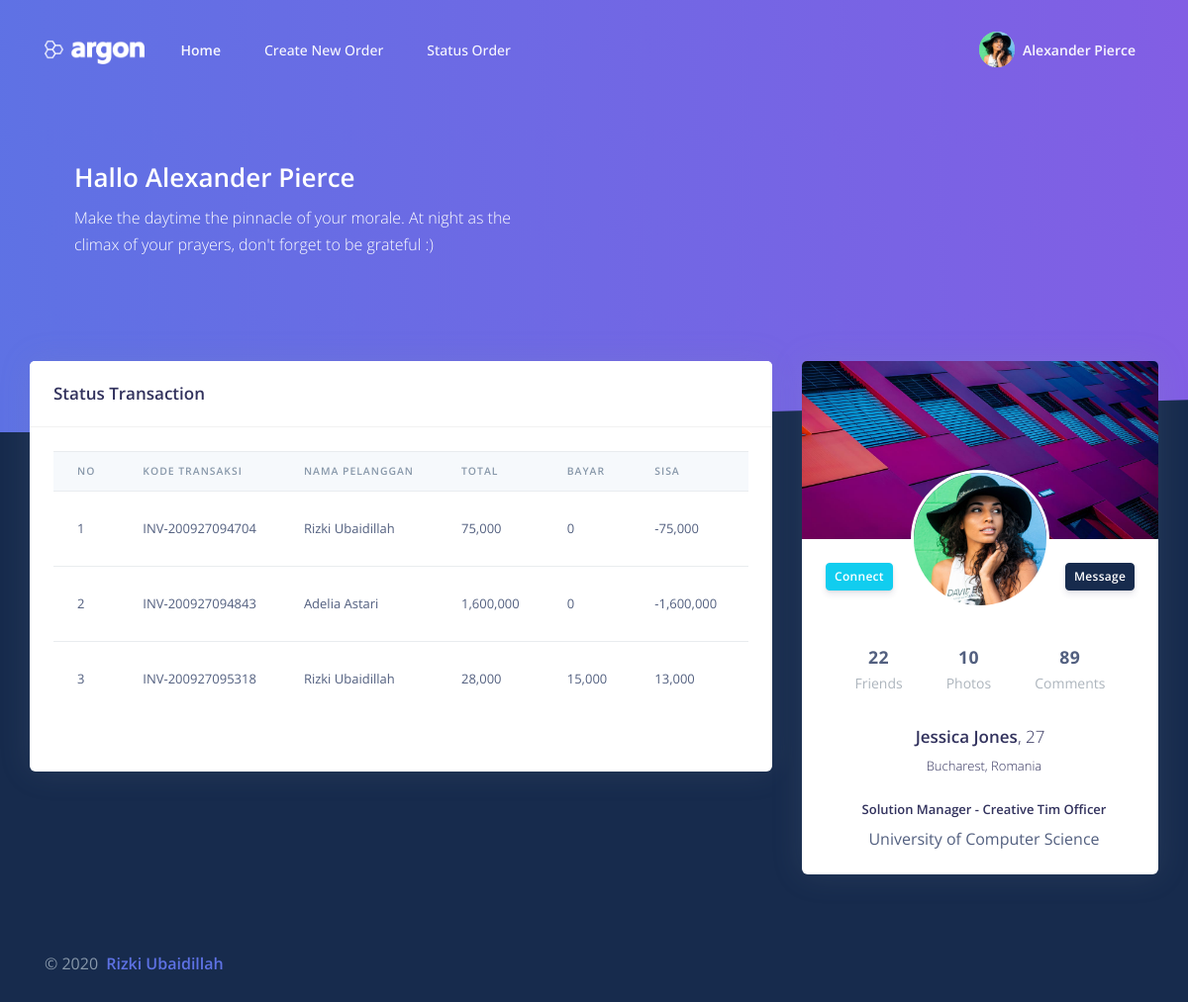
The app's page /index.php (signed in) with its own data.
### tables this page shows
CREATE TABLE `transaksi_bayar` (
  `id` int(11) NOT NULL AUTO_INCREMENT,
  `inv` varchar(100) DEFAULT NULL,
  `total` float DEFAULT NULL,
  `bayar` float DEFAULT NULL,
  `kembalian` float DEFAULT NULL,
  `status_bayar` varchar(100) DEFAULT NULL,
  `tanggal_bayar` date DEFAULT NULL,
  PRIMARY KEY (`id`)
);

CREATE TABLE `transaksi` (
  `id_transaksi` int(11) NOT NULL AUTO_INCREMENT,
  `inv` varchar(50) DEFAULT NULL,
  `tanggal` date DEFAULT NULL,
  `id_pelanggan` int(11) DEFAULT NULL,
  `id_media` int(11) DEFAULT NULL,
  `harga` float DEFAULT NULL,
  `qty` float DEFAULT NULL,
  `subtotal` float DEFAULT NULL,
  `keterangan` text,
  `status_transaksi` varchar(100) DEFAULT NULL,
  PRIMARY KEY (`id_transaksi`)
);

CREATE TABLE `pelanggan` (
  `id_pelanggan` int(11) NOT NULL AUTO_INCREMENT,
  `telpon_pelanggan` varchar(13) NOT NULL,
  `nama_pelanggan` varchar(25) NOT NULL,
  `email_pelanggan` varchar(30) NOT NULL,
  PRIMARY KEY (`id_pelanggan`)
);

### index.php (the view, shortened to what this page needs)
<!DOCTYPE html>
<html>
<head>
  <link rel="stylesheet" href="assets/vendor/nucleo/css/nucleo.css" type="text/css">
  <link rel="stylesheet" href="assets/vendor/@fortawesome/fontawesome-free/css/all.min.css" type="text/css">
  <link rel="stylesheet" href="assets/css/main.css" type="text/css">
  <link rel="stylesheet" href="assets/css/style.css" type="text/css">
</head>
<body class="bg-default">
  <nav id="navbar-main" class="navbar navbar-horizontal navbar-transparent navbar-main navbar-expand-lg navbar-light">
    <div class="container">
      <a class="navbar-brand" href="dashboard.html">
        <img src="assets/img/brand/white.png">
      </a>
      <div class="navbar-collapse navbar-custom-collapse collapse" id="navbar-collapse">
        <ul class="navbar-nav mr-auto">
          <li class="nav-item">
            <a href="index.php" class="nav-link">
              <span class="nav-link-inner--text font-weight-bold">Home</span>
            </a>
          </li>
          <li class="nav-item">
            <a href="new_order.php" class="nav-link">
              <span class="nav-link-inner--text">Create New Order</span>
            </a>
          </li>
          <li class="nav-item">
            <a href="register.html" class="nav-link">
              <span class="nav-link-inner--text">Status Order</span>
            </a>
          </li>
        </ul>
        <?php include "nav_header.php" ?>
      </div>
    </div>
  </nav>
  <div class="main-content">
    <div class="header bg-gradient-primary py-7 py-lg-8 pt-lg-9">
          <div class="container">
              <div class="container-fluid d-flex align-items-center">
                <div class="row">
                  <div class="col-lg-7 col-md-10">
                    <h1 class="text-white">Hallo <?=$_SESSION['fullnama']?></h1>
                    <p class="text-white mt-0 mb-5">Make the daytime the pinnacle of your morale. At night as the climax of your prayers, don't forget to be grateful :)</p>
                  </div>
                </div>
              </div>
          </div>
          <div class="separator separator-bottom separator-skew zindex-400">
          </div>
    </div>
        <div class="container-fluid mt--6">
          <div class="row">
            <div class="col-xl-4 order-xl-2">
              <div class="card card-profile">
                <img src="assets/img/theme/img-1-1000x600.jpg" alt="Image placeholder" class="card-img-top">
                <div class="row justify-content-center">
                  <div class="col-lg-3 order-lg-2">
                    <div class="card-profile-image">
                      <a href="#">
                        <img src="assets/img/theme/team-4.jpg" class="rounded-circle">
                      </a>
                    </div>
                  </div>
                </div>
                <div class="card-header text-center border-0 pt-8 pt-md-4 pb-0 pb-md-4">
                  <div class="d-flex justify-content-between">
                    <a href="#" class="btn btn-sm btn-info  mr-4 ">Connect</a>
                    <a href="#" class="btn btn-sm btn-default float-right">Message</a>
                  </div>
                </div>
                <div class="card-body pt-0">
                  <div class="row">
                    <div class="col">
                      <div class="card-profile-stats d-flex justify-content-center">
                        <div>
                          <span class="heading">22</span>
                          <span class="description">Friends</span>
                        </div>
                        <div>
                          <span class="heading">10</span>
                          <span class="description">Photos</span>
                        </div>
                        <div>
                          <span class="heading">89</span>
                          <span class="description">Comments</span>
                        </div>
                      </div>
                    </div>
                  </div>
                  <div class="text-center">
                    <h5 class="h3">
                      Jessica Jones<span class="font-weight-light">, 27</span>
                    </h5>
                    <div class="h5 font-weight-300">
                      <i class="ni location_pin mr-2"></i>Bucharest, Romania
                    </div>
                    <div class="h5 mt-4">
                      <i class="ni business_briefcase-24 mr-2"></i>Solution Manager - Creative Tim Officer
                    </div>
                    <div>
                      <i class="ni education_hat mr-2"></i>University of Computer Science
                    </div>
                  </div>
                </div>
              </div>
            </div>
            <div class="col-xl-8 order-xl-1">
              <div class="card">
                <div class="card-header">
                  <div class="row align-items-center">
                    <div class="col-8">
                      <h3 class="mb-0">Status Transaction </h3>
                    </div>
                  </div>
                </div>
                <div class="card-body">
                   <?php
include 'action/koneksi.php';
$sql = mysqli_query ($conn, "SELECT *
FROM
    `transaksi_bayar`
    INNER JOIN `transaksi`
        ON (`transaksi_bayar`.`inv` = `transaksi`.`inv`)
    INNER JOIN `media_cetak`
        ON (`transaksi`.`id_media` = `media_cetak`.`id_media`)
    INNER JOIN `pelanggan`
        ON (`transaksi`.`id_pelanggan` = `pelanggan`.`id_pelanggan`)
    INNER JOIN `kategori_cetak`
        ON (`media_cetak`.`id_kategori` = `kategori_cetak`.`id_kategori`) WHERE status_bayar='BELUM LUNAS' GROUP BY transaksi_bayar.inv; ");
?>
                  <div id="table" class="table-responsive" style="height: 300px;">
<table id="datamedia_transaksi" class="table align-items-center table-flush">
      <thead class="thead-light">
    <tr>
      <th scope="col" class="sort">No</th>
      <th scope="col" class="sort">KODE TRANSAKSI</th>
     <th scope="col" class="sort">NAMA PELANGGAN</th>
      <th scope="col" class="sort">TOTAL</th>
      <th scope="col" class="sort">BAYAR</th>
      <th scope="col" class="sort">SISA</th>
      <th scope="col" class="sort">STATUS</th>
    </tr>
  </thead>
  <tbody class="list">
    <?php
    $no=1;
      while ($tampil = mysqli_fetch_array ($sql)) {
    ?>
    <tr>
      <td><?php echo $no  ?></td>
      <td><?php echo $tampil['inv'] ?></td>
     <td><?php echo $tampil['nama_pelanggan'] ?></td>
      <td><?php echo number_format($tampil['total']) ?></td>
      <td><?php echo number_format($tampil['bayar']) ?></td>
      <td><?php echo number_format($tampil['kembalian']) ?></td>
      <td><?php echo $tampil['status_bayar'] ?></td>
    </tr>
  <?php $no++;} ?>
  </tbody>
</table>
</div>
                </div>
              </div>
            </div>
          </div>
  </div>
  <footer class="py-5" id="footer-main">
    <div class="container">
      <div class="row align-items-center justify-content-xl-between">
        <div class="col-xl-6">
          <div class="copyright text-center text-xl-left text-muted">
            &copy; 2020 <a href="" class="font-weight-bold ml-1" target="_blank">Rizki Ubaidillah</a>
          </div>
        </div>
      </div>
    </div>
  </footer>
</body>
</html>

### records on screen
transaksi_bayar: transaksi.inv "INV-200927094704", pelanggan.nama_pelanggan "Rizki Ubaidillah", total "75,000", bayar "0", kembalian "-75,000"
transaksi_bayar: transaksi.inv "INV-200927094843", pelanggan.nama_pelanggan "Adelia Astari", total "1,600,000", bayar "0", kembalian "-1,600,000"
transaksi_bayar: transaksi.inv "INV-200927095318", pelanggan.nama_pelanggan "Rizki Ubaidillah", total "28,000", bayar "15,000", kembalian "13,000"

### other values on screen
$_SESSION['fullnama'] "Alexander Pierce"
